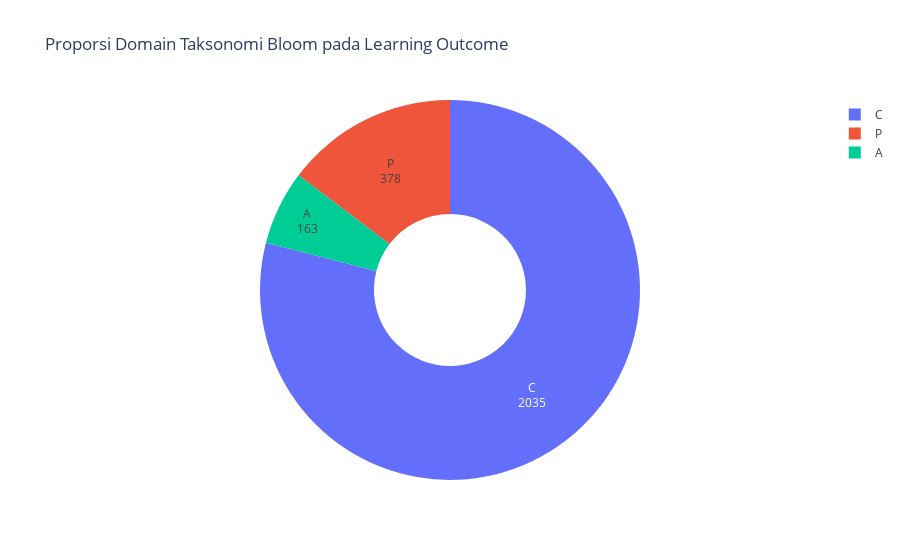

Notebook cell for this chart:
### Code cell
counts = (
    df_learning_outcome["Level"]
    .str[0]                      # ambil huruf depan: C / P / A
    .value_counts()
    .reindex(["C", "P", "A"], fill_value=0)
    .reset_index()
)

counts.columns = ["Domain", "Jumlah"]

fig = px.pie(
    counts,
    names="Domain",
    values="Jumlah",
    title="Proporsi Domain Taksonomi Bloom pada Learning Outcome",
    hole=0.4
)

fig.update_traces(textinfo="value+label")
fig.show()

### Figure 1 — Plotly figure (JSON) as saved in the notebook; plotly's stock layout.template omitted (floating-point values rounded to 4 significant figures)
{"data": [{"domain": {"x": [0, 1], "y": [0, 1]}, "hole": 0.4, "hovertemplate": "Domain=%{label}<br>Jumlah=%{value}<extra></extra>", "labels": ["C", "P", "A"], "legendgroup": "", "name": "", "showlegend": true, "textinfo": "value+label", "type": "pie", "values": [2035, 378, 163]}], "layout": {"legend": {"tracegroupgap": 0}, "title": {"text": "Proporsi Domain Taksonomi Bloom pada Learning Outcome"}}}
